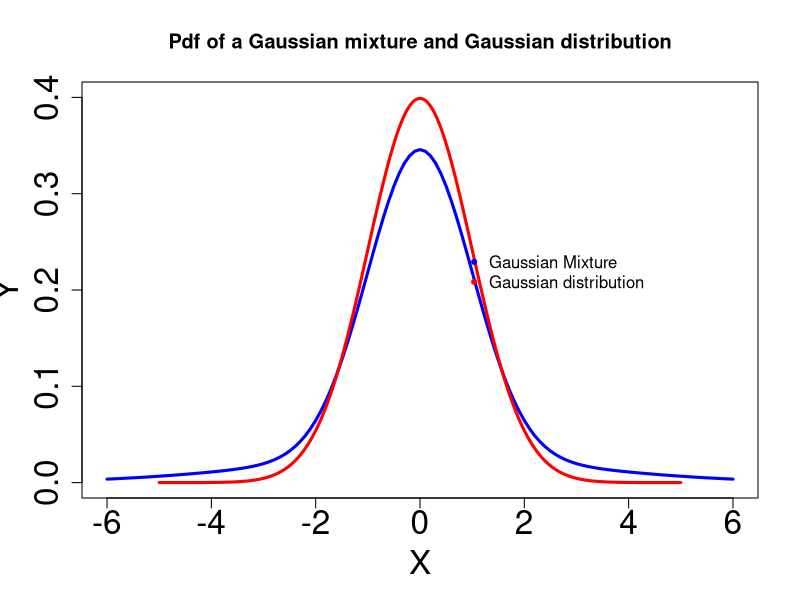
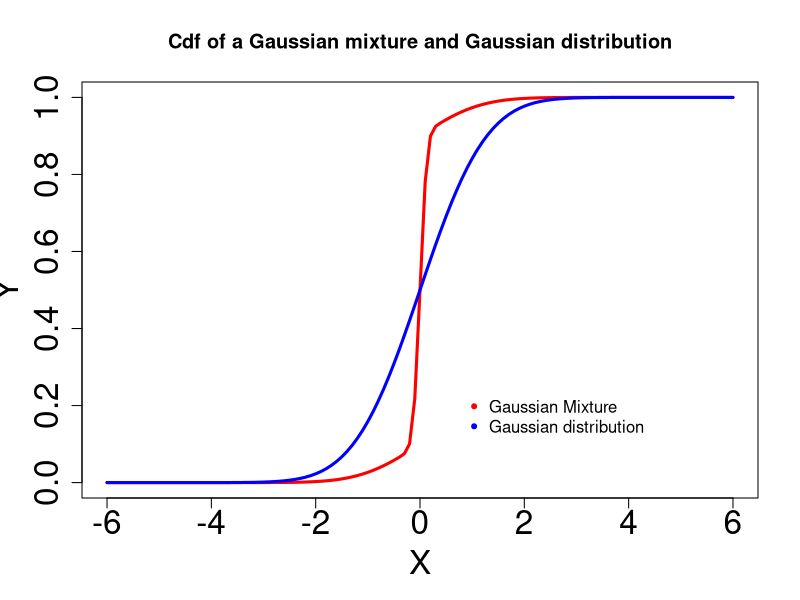

R code for these plots, in order:
# −−−−−−−−−−−−−−−−−−−−−−−−−−−−−−−−−−−−−−−−−−−−−−−−−−−−−−
# Name of QuantLet : MVAmixture
# −−−−−−−−−−−−−−−−−−−−−−−−−−−−−−−−−−−−−−−−−−−−−−−−−−−−−−
# Published in : Applied Multivariate Statistical Analysis
# −−−−−−−−−−−−−−−−−−−−−−−−−−−−−−−−−−−−−−−−−−−−−−−−−−−−−−
# Description : Plots probability density functions 
# (top) and cumulative density functions (bottom) 
# of Gaussian mixture and Gaussian distributions.
# −−−−−−−−−−−−−−−−−−−−−−−−−−−−−−−−−−−−−−−−−−−−−−−−−−−−−−
# Keywords : gaussian, plot, graphical representation, distribution, pdf, cdf, probability,
# density, multivariate, heavy-tailed
# −−−−−−−−−−−−−−−−−−−−−−−−−−−−−−−−−−−−−−−−−−−−−−−−−−−−−−
# See also : 
# −−−−−−−−−−−−−−−−−−−−−−−−−−−−−−−−−−−−−−−−−−−−−−−−−−−−−−
# Author : Wolfgang K. Härdle
# −−−−−−−−−−−−−−−−−−−−−−−−−−−−−−−−−−−−−−−−−−−−−−−−−−−−−−
# Submitted : Thu, February 02 2012 by Dedy Dwi Prastyo

# clear variables and close windows
rm(list = ls(all = TRUE))
graphics.off()

# Gaussian Mixture and Gaussian distribution
gaussian = function(x, y) {
    y = 1/(5 * (2 * pi)^(1/2)) * (4 * exp(-x^2/2) + 1/3 * exp(-x^2/18))
    return(y)
}
xx = seq(-6, 6, by = 0.1)

# Plot of Gaussian PDF
plot(xx, gaussian(xx), type = "l", col = "blue", ylim = c(0, 0.4), ylab = "Y", xlab = "X", 
    lwd = 3, cex.lab = 2, cex.axis = 2)
lines(seq(-5, 5, 0.01), dnorm(seq(-5, 5, 0.01)), type = "l", col = "red", lwd = 3)
legend(x = 0.75, y = 0.25, legend = c("Gaussian Mixture", "Gaussian distribution"), 
    pch = c(20, 20), col = c("blue", "red"), bty = "n")
title("Pdf of a Gaussian mixture and Gaussian distribution")

xx = seq(-6, 6, by = 0.1)
gaussian = function(x, y) {
    y = 0.8 * pnorm(xx, mean = 0, sd = 0.1) + 0.2 * pnorm(xx, mean = 0, sd = 0.9)
    return(y)
}

# Plot of Gaussian CDF
dev.new()
plot(xx, gaussian(xx), type = "l", col = "red", ylim = c(0, 1), ylab = "Y", xlab = "X", 
    cex.lab = 2, cex.axis = 2, lwd = 3)
lines(xx, pnorm(xx, mean = 0, sd = 1), type = "l", col = "blue", lwd = 3)
legend(x = 0.75, y = 0.25, legend = c("Gaussian Mixture", "Gaussian distribution"), 
    pch = c(20, 20), col = c("red", "blue"), bty = "n")

title("Cdf of a Gaussian mixture and Gaussian distribution") 
